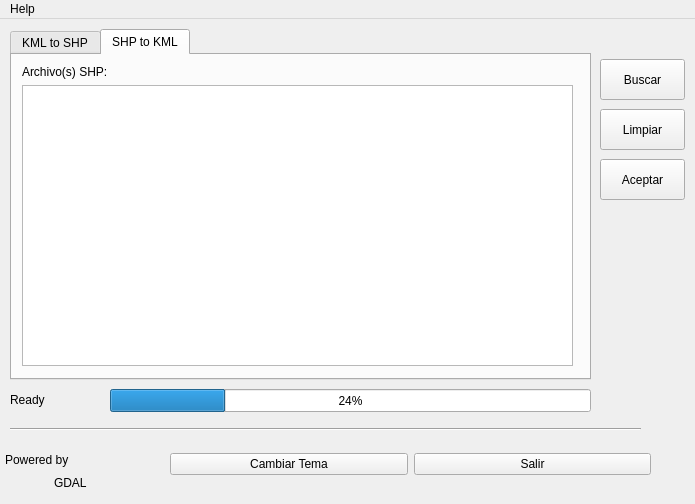
<?xml version="1.0" encoding="UTF-8"?>
<ui version="4.0">
 <class>MainWindow</class>
 <widget class="QMainWindow" name="MainWindow">
  <property name="geometry">
   <rect>
    <x>0</x>
    <y>0</y>
    <width>695</width>
    <height>504</height>
   </rect>
  </property>
  <property name="windowTitle">
   <string>KmlShpConvert</string>
  </property>
  <widget class="QWidget" name="centralwidget">
   <widget class="QTabWidget" name="tabWidget">
    <property name="geometry">
     <rect>
      <x>10</x>
      <y>10</y>
      <width>581</width>
      <height>351</height>
     </rect>
    </property>
    <property name="currentIndex">
     <number>1</number>
    </property>
    <widget class="QWidget" name="tab_kml2shp">
     <attribute name="title">
      <string>KML to SHP</string>
     </attribute>
     <widget class="QWidget" name="layoutWidget_4">
      <property name="geometry">
       <rect>
        <x>10</x>
        <y>10</y>
        <width>551</width>
        <height>301</height>
       </rect>
      </property>
      <layout class="QVBoxLayout" name="verticalLayout_3">
       <item>
        <layout class="QHBoxLayout" name="horizontalLayout_4">
         <item>
          <widget class="QLabel" name="label_5">
           <property name="text">
            <string>Archivo(s) KML:</string>
           </property>
          </widget>
         </item>
        </layout>
       </item>
       <item>
        <widget class="QTextBrowser" name="kml_file_list">
         <property name="documentTitle">
          <string/>
         </property>
        </widget>
       </item>
      </layout>
     </widget>
    </widget>
    <widget class="QWidget" name="tab_shp2kml">
     <attribute name="title">
      <string>SHP to KML</string>
     </attribute>
     <widget class="QWidget" name="layoutWidget_3">
      <property name="geometry">
       <rect>
        <x>10</x>
        <y>10</y>
        <width>551</width>
        <height>301</height>
       </rect>
      </property>
      <layout class="QVBoxLayout" name="verticalLayout_2">
       <item>
        <layout class="QHBoxLayout" name="horizontalLayout_3">
         <item>
          <widget class="QLabel" name="label_2">
           <property name="text">
            <string>Archivo(s) SHP:</string>
           </property>
          </widget>
         </item>
        </layout>
       </item>
       <item>
        <widget class="QTextBrowser" name="shp_file_list">
         <property name="documentTitle">
          <string/>
         </property>
        </widget>
       </item>
      </layout>
     </widget>
    </widget>
   </widget>
   <widget class="Line" name="line">
    <property name="geometry">
     <rect>
      <x>10</x>
      <y>400</y>
      <width>631</width>
      <height>21</height>
     </rect>
    </property>
    <property name="orientation">
     <enum>Qt::Horizontal</enum>
    </property>
   </widget>
   <widget class="QProgressBar" name="progressBar">
    <property name="geometry">
     <rect>
      <x>110</x>
      <y>370</y>
      <width>481</width>
      <height>23</height>
     </rect>
    </property>
    <property name="value">
     <number>24</number>
    </property>
   </widget>
   <widget class="QLabel" name="label_status">
    <property name="geometry">
     <rect>
      <x>10</x>
      <y>370</y>
      <width>91</width>
      <height>21</height>
     </rect>
    </property>
    <property name="text">
     <string>Ready</string>
    </property>
   </widget>
   <widget class="QLabel" name="label_gdal2">
    <property name="geometry">
     <rect>
      <x>108</x>
      <y>432</y>
      <width>41</width>
      <height>41</height>
     </rect>
    </property>
    <property name="text">
     <string/>
    </property>
    <property name="pixmap">
     <pixmap>img/abaeicon.jpg</pixmap>
    </property>
   </widget>
   <widget class="QWidget" name="layoutWidget">
    <property name="geometry">
     <rect>
      <x>170</x>
      <y>430</y>
      <width>481</width>
      <height>30</height>
     </rect>
    </property>
    <layout class="QGridLayout" name="gridLayout">
     <item row="0" column="1">
      <widget class="QPushButton" name="btn_exit">
       <property name="text">
        <string>Salir</string>
       </property>
      </widget>
     </item>
     <item row="0" column="0">
      <widget class="QPushButton" name="btn_change_theme">
       <property name="text">
        <string>Cambiar Tema</string>
       </property>
      </widget>
     </item>
    </layout>
   </widget>
   <widget class="QWidget" name="layoutWidget">
    <property name="geometry">
     <rect>
      <x>5</x>
      <y>432</y>
      <width>91</width>
      <height>40</height>
     </rect>
    </property>
    <layout class="QGridLayout" name="gridLayout_2">
     <item row="0" column="0" colspan="2">
      <widget class="QLabel" name="label_3">
       <property name="text">
        <string>Powered by</string>
       </property>
      </widget>
     </item>
     <item row="1" column="0">
      <widget class="QLabel" name="label_4">
       <property name="text">
        <string/>
       </property>
      </widget>
     </item>
     <item row="1" column="1">
      <widget class="QLabel" name="label_7">
       <property name="text">
        <string>GDAL</string>
       </property>
      </widget>
     </item>
    </layout>
   </widget>
   <widget class="QPushButton" name="btn_search">
    <property name="geometry">
     <rect>
      <x>600</x>
      <y>40</y>
      <width>85</width>
      <height>41</height>
     </rect>
    </property>
    <property name="text">
     <string>Buscar</string>
    </property>
    <property name="iconSize">
     <size>
      <width>32</width>
      <height>32</height>
     </size>
    </property>
   </widget>
   <widget class="QPushButton" name="btn_clear">
    <property name="geometry">
     <rect>
      <x>600</x>
      <y>90</y>
      <width>85</width>
      <height>41</height>
     </rect>
    </property>
    <property name="text">
     <string>Limpiar</string>
    </property>
    <property name="iconSize">
     <size>
      <width>32</width>
      <height>32</height>
     </size>
    </property>
   </widget>
   <widget class="QPushButton" name="btn_accept">
    <property name="geometry">
     <rect>
      <x>600</x>
      <y>140</y>
      <width>85</width>
      <height>41</height>
     </rect>
    </property>
    <property name="text">
     <string>Aceptar</string>
    </property>
    <property name="iconSize">
     <size>
      <width>32</width>
      <height>32</height>
     </size>
    </property>
   </widget>
  </widget>
  <widget class="QMenuBar" name="menuBar">
   <property name="geometry">
    <rect>
     <x>0</x>
     <y>0</y>
     <width>695</width>
     <height>22</height>
    </rect>
   </property>
   <widget class="QMenu" name="menuHelp">
    <property name="title">
     <string>Help</string>
    </property>
    <addaction name="about"/>
    <addaction name="about_qt"/>
    <addaction name="authors"/>
    <addaction name="license"/>
    <addaction name="third_party"/>
   </widget>
   <addaction name="menuHelp"/>
  </widget>
  <action name="actionAutores">
   <property name="text">
    <string>Autores</string>
   </property>
  </action>
  <action name="actionClasificar">
   <property name="text">
    <string>Clasificar</string>
   </property>
  </action>
  <action name="actionBuscar">
   <property name="text">
    <string>Buscar</string>
   </property>
  </action>
  <action name="actionLicencia">
   <property name="text">
    <string>Licencia</string>
   </property>
  </action>
  <action name="actionAcerca_de_Qt">
   <property name="text">
    <string>Acerca de Qt</string>
   </property>
  </action>
  <action name="about_qt">
   <property name="text">
    <string>Acerca de Qt</string>
   </property>
  </action>
  <action name="authors">
   <property name="text">
    <string>Autores</string>
   </property>
  </action>
  <action name="license">
   <property name="text">
    <string>Licencia</string>
   </property>
  </action>
  <action name="about">
   <property name="text">
    <string>Acerca de</string>
   </property>
  </action>
  <action name="third_party">
   <property name="text">
    <string>Third party</string>
   </property>
  </action>
 </widget>
 <resources/>
 <connections/>
 <slots>
  <slot>browseSlot()</slot>
  <slot>returnedPressedSlot()</slot>
 </slots>
</ui>
